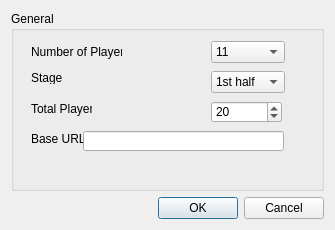
<?xml version="1.0" encoding="UTF-8"?>
<ui version="4.0">
 <class>frmSetting</class>
 <widget class="QDialog" name="frmSetting">
  <property name="geometry">
   <rect>
    <x>0</x>
    <y>0</y>
    <width>335</width>
    <height>230</height>
   </rect>
  </property>
  <property name="windowTitle">
   <string>Dialog</string>
  </property>
  <layout class="QGridLayout" name="gridLayout">
   <item row="1" column="0">
    <widget class="QDialogButtonBox" name="buttonBox">
     <property name="orientation">
      <enum>Qt::Horizontal</enum>
     </property>
     <property name="standardButtons">
      <set>QDialogButtonBox::Cancel|QDialogButtonBox::Ok</set>
     </property>
    </widget>
   </item>
   <item row="0" column="0">
    <widget class="QGroupBox" name="groupBox">
     <property name="title">
      <string>General</string>
     </property>
     <widget class="QLabel" name="label">
      <property name="geometry">
       <rect>
        <x>20</x>
        <y>30</y>
        <width>91</width>
        <height>21</height>
       </rect>
      </property>
      <property name="text">
       <string>Number of Player</string>
      </property>
     </widget>
     <widget class="QComboBox" name="combo_jumlahpemain">
      <property name="geometry">
       <rect>
        <x>200</x>
        <y>30</y>
        <width>74</width>
        <height>22</height>
       </rect>
      </property>
      <property name="currentIndex">
       <number>1</number>
      </property>
      <item>
       <property name="text">
        <string>5</string>
       </property>
      </item>
      <item>
       <property name="text">
        <string>11</string>
       </property>
      </item>
     </widget>
     <widget class="QLabel" name="label_2">
      <property name="geometry">
       <rect>
        <x>20</x>
        <y>60</y>
        <width>47</width>
        <height>13</height>
       </rect>
      </property>
      <property name="text">
       <string>Stage</string>
      </property>
     </widget>
     <widget class="QComboBox" name="combo_stage">
      <property name="geometry">
       <rect>
        <x>200</x>
        <y>60</y>
        <width>74</width>
        <height>22</height>
       </rect>
      </property>
      <property name="editable">
       <bool>false</bool>
      </property>
      <property name="currentIndex">
       <number>0</number>
      </property>
      <item>
       <property name="text">
        <string>1st half</string>
       </property>
      </item>
      <item>
       <property name="text">
        <string>2nd half</string>
       </property>
      </item>
      <item>
       <property name="text">
        <string>1ex half</string>
       </property>
      </item>
      <item>
       <property name="text">
        <string>2ex half</string>
       </property>
      </item>
     </widget>
     <widget class="QLabel" name="label_3">
      <property name="geometry">
       <rect>
        <x>20</x>
        <y>120</y>
        <width>61</width>
        <height>16</height>
       </rect>
      </property>
      <property name="text">
       <string>Base URL</string>
      </property>
     </widget>
     <widget class="QLineEdit" name="line_baseURL">
      <property name="geometry">
       <rect>
        <x>72</x>
        <y>120</y>
        <width>201</width>
        <height>20</height>
       </rect>
      </property>
     </widget>
     <widget class="QLabel" name="label_4">
      <property name="geometry">
       <rect>
        <x>20</x>
        <y>90</y>
        <width>61</width>
        <height>16</height>
       </rect>
      </property>
      <property name="text">
       <string>Total Player</string>
      </property>
     </widget>
     <widget class="QSpinBox" name="spin_totalpemain">
      <property name="geometry">
       <rect>
        <x>200</x>
        <y>90</y>
        <width>71</width>
        <height>22</height>
       </rect>
      </property>
      <property name="minimum">
       <number>11</number>
      </property>
      <property name="maximum">
       <number>30</number>
      </property>
      <property name="value">
       <number>20</number>
      </property>
     </widget>
    </widget>
   </item>
  </layout>
 </widget>
 <resources/>
 <connections>
  <connection>
   <sender>buttonBox</sender>
   <signal>accepted()</signal>
   <receiver>frmSetting</receiver>
   <slot>accept()</slot>
   <hints>
    <hint type="sourcelabel">
     <x>248</x>
     <y>254</y>
    </hint>
    <hint type="destinationlabel">
     <x>157</x>
     <y>274</y>
    </hint>
   </hints>
  </connection>
  <connection>
   <sender>buttonBox</sender>
   <signal>rejected()</signal>
   <receiver>frmSetting</receiver>
   <slot>reject()</slot>
   <hints>
    <hint type="sourcelabel">
     <x>316</x>
     <y>260</y>
    </hint>
    <hint type="destinationlabel">
     <x>286</x>
     <y>274</y>
    </hint>
   </hints>
  </connection>
 </connections>
</ui>
